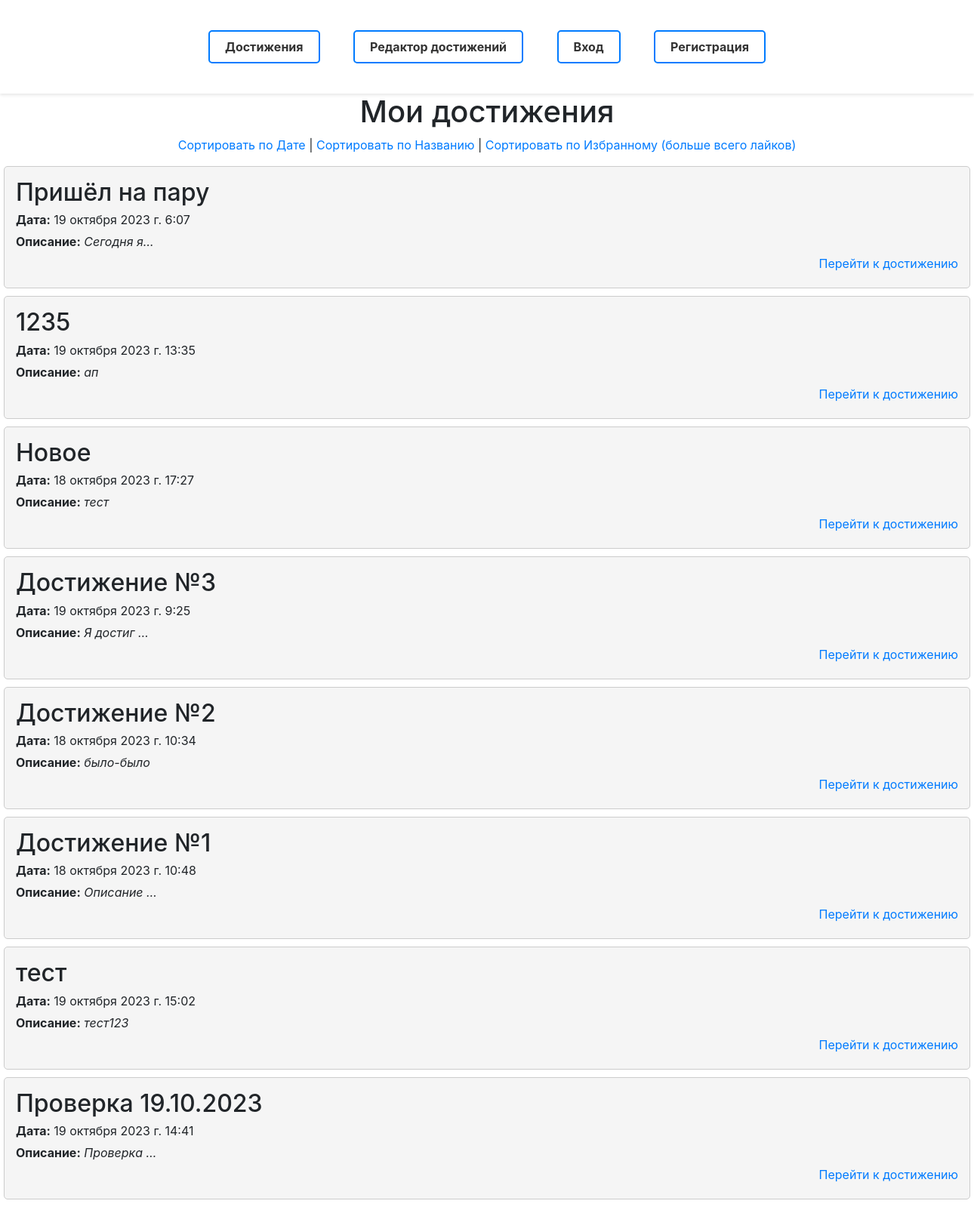
/?sort_by=likes&sort_order=desc, run on the app's committed database.
### laba1/models.py (models this page shows, shortened)
class Achievement(models.Model):
    title = models.CharField(verbose_name='Название', max_length=50)
    date = models.DateTimeField(verbose_name='Дата и время', auto_now=True)
    description = models.TextField(verbose_name='Описание')
    class Meta:
        verbose_name = 'Достижение'
        verbose_name_plural = 'Достижения'

### laba1/views.py (the view)
# urls.py: path('', views.index, name='achievement_list'),
def index(request):
    sort_by = request.GET.get('sort_by', 'date')
    sort_order = request.GET.get('sort_order', 'sort')
    sort_order = 'asc' if not sort_order else 'asc' if sort_order == 'desc' else 'desc'
    type = '-' if sort_order == 'asc' else ''
    if sort_by not in ['date', 'title', 'likes']:
        sort_by = 'date'
    if sort_by == 'date':
        achievements = Achievement.objects.all().order_by(f'{type}date')
    elif sort_by == 'title':
        achievements = Achievement.objects.all().order_by(f'{type}title')
    else:
        achievements = Achievement.objects.annotate(like_count=Count('like')).order_by(f'{type}like_count')
    context = {
        'achievements': achievements,
        'sort_by': sort_by,
        'sort': sort_order,
    }
    return render(request, 'laba1/achievement_list.html', context)

### laba1/templates/laba1/achievement_list.html (shortened to what this page needs)
{% extends "laba1/index.html" %}
{% block content %}
        <h1 align="center">Мои достижения</h1>
        <p align="center">
            <a href="?sort_by=date&sort_order={{ sort }}">Сортировать по Дате</a> |
            <a href="?sort_by=title&sort_order={{ sort }}">Сортировать по Названию</a> |
            <a href="?sort_by=likes&sort_order={{ sort }}">Сортировать по Избранному (больше всего лайков)</a>
        </p>
        {% if achievements %}
            {% for achievement in achievements %}
                <li class="achievement_block">
                    <h2>{{ achievement.title }}</h2>
                    <p><strong>Дата:</strong> {{ achievement.date }}</p>
                    <p><strong>Описание:</strong> <i>{{ achievement.description|truncatechars:"10" }}</i></p>
                    <p align="right"><a href="achievement/{{ achievement.id }}">Перейти к достижению</a></p>
                </li>
            {% endfor %}
        {% else %}
            <li class="achievement_block">
                <h2 align="center">Нет достижений!</h2>
            </li>
        {% endif %}
{% endblock %}

### laba1/static/laba1/css/style.css (style rules this page uses)
li { display: block; }
.achievement_block { background-color: #f5f5f5; border: 1px solid #ccc; padding: 15px; margin: 10px auto; border-radius: 5px; width: 1280px; }
.achievement_block h2 { margin: 0; }
.achievement_block p { margin: 5px 0; }

### data on the page
Achievement: title "Пришёл на пару", date "19 октября 2023 г. 6:07", description "Сегодня я…"
Achievement: title "1235", date "19 октября 2023 г. 13:35", description "ап"
Achievement: title "Новое", date "18 октября 2023 г. 17:27", description "тест"
Achievement: title "Достижение №3", date "19 октября 2023 г. 9:25", description "Я достиг …"
Achievement: title "Достижение №2", date "18 октября 2023 г. 10:34", description "было-было"
Achievement: title "Достижение №1", date "18 октября 2023 г. 10:48", description "Описание …"
Achievement: title "тест", date "19 октября 2023 г. 15:02", description "тест123"
Achievement: title "Проверка 19.10.2023", date "19 октября 2023 г. 14:41", description "Проверка …"
